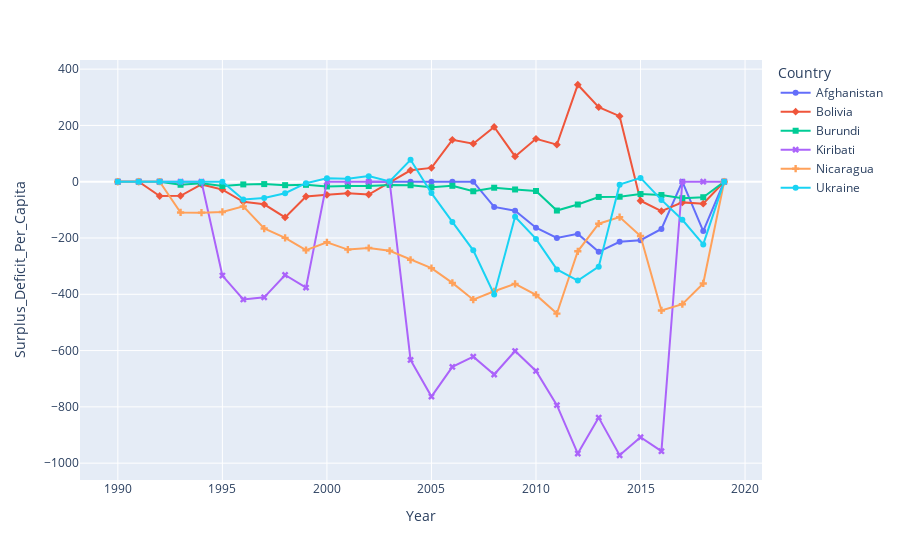

Notebook source saved alongside this figure:
### Code cell
fig4 = px.line(filtered_gdp_cont_pop_trade.loc[filtered_gdp_cont_pop_trade['Country'].isin(min_gdp2019_countries)], x='Year', y='Surplus_Deficit_Per_Capita', color='Country', symbol="Country")
fig4.show()

### Figure 1 — Plotly figure (JSON) as saved in the notebook; plotly's stock layout.template omitted (floating-point values rounded to 4 significant figures)
{"data": [{"hovertemplate": "Country=Afghanistan<br>Year=%{x}<br>Surplus_Deficit_Per_Capita=%{y}<extra></extra>", "legendgroup": "Afghanistan", "line": {"color": "#636efa", "dash": "solid"}, "marker": {"symbol": "circle"}, "mode": "markers+lines", "name": "Afghanistan", "orientation": "v", "showlegend": true, "type": "scatter", "x": [2002, 2003, 2004, 2005, 2006, 2007, 2008, 2009, 2010, 2011, 2012, 2013, 2014, 2015, 2016, 2017, 2018, 2019], "xaxis": "x", "y": [0, 0, 0, 0, 0, 0, -89.45, -103.3, -163.3, -199.7, -185.4, -249.1, -213.6, -207.8, -167.8, 0, -175.2, 0], "yaxis": "y"}, {"hovertemplate": "Country=Bolivia<br>Year=%{x}<br>Surplus_Deficit_Per_Capita=%{y}<extra></extra>", "legendgroup": "Bolivia", "line": {"color": "#EF553B", "dash": "solid"}, "marker": {"symbol": "diamond"}, "mode": "markers+lines", "name": "Bolivia", "orientation": "v", "showlegend": true, "type": "scatter", "x": [1990, 1991, 1992, 1993, 1994, 1995, 1996, 1997, 1998, 1999, 2000, 2001, 2002, 2003, 2004, 2005, 2006, 2007, 2008, 2009, 2010, 2011, 2012, 2013, 2014, 2015, 2016, 2017, 2018, 2019], "xaxis": "x", "y": [0, 0, -50.73, -50.32, -9.656, -28.21, -71.48, -80.26, -126.8, -52.5, -46.57, -41.33, -45.49, -3.798, 40.5, 49.19, 148.8, 135.0, 194.7, 89.81, 152.4, 131.8, 344.5, 264.8, 232.9, -67.66, -104.8, -73.44, -78.03, 0], "yaxis": "y"}, {"hovertemplate": "Country=Burundi<br>Year=%{x}<br>Surplus_Deficit_Per_Capita=%{y}<extra></extra>", "legendgroup": "Burundi", "line": {"color": "#00cc96", "dash": "solid"}, "marker": {"symbol": "square"}, "mode": "markers+lines", "name": "Burundi", "orientation": "v", "showlegend": true, "type": "scatter", "x": [1990, 1991, 1992, 1993, 1994, 1995, 1996, 1997, 1998, 1999, 2000, 2001, 2002, 2003, 2004, 2005, 2006, 2007, 2008, 2009, 2010, 2011, 2012, 2013, 2014, 2015, 2016, 2017, 2018, 2019], "xaxis": "x", "y": [0, 0, 0, -10.86, -5.382, -15.29, -9.575, -8.465, -12.24, -11.1, -16.83, -14.83, -15.26, -11.4, -12.62, -19.61, -14.53, -33.93, -21.34, -27.61, -32.95, -102.4, -81.0, -54.1, -53.37, -43.79, -47.32, -58.38, -55.1, 0], "yaxis": "y"}, {"hovertemplate": "Country=Kiribati<br>Year=%{x}<br>Surplus_Deficit_Per_Capita=%{y}<extra></extra>", "legendgroup": "Kiribati", "line": {"color": "#ab63fa", "dash": "solid"}, "marker": {"symbol": "x"}, "mode": "markers+lines", "name": "Kiribati", "orientation": "v", "showlegend": true, "type": "scatter", "x": [1990, 1991, 1992, 1993, 1994, 1995, 1996, 1997, 1998, 1999, 2000, 2001, 2002, 2003, 2004, 2005, 2006, 2007, 2008, 2009, 2010, 2011, 2012, 2013, 2014, 2015, 2016, 2017, 2018, 2019], "xaxis": "x", "y": [0, 0, 0, 0, 0, -333.5, -418.3, -410.8, -331.5, -376.3, 0, 0, 0, 0, -633.2, -763.3, -657.9, -621.5, -684.9, -601.7, -672.3, -794.0, -965.9, -838.2, -971.9, -908.0, -957.5, 0, 0, 0], "yaxis": "y"}, {"hovertemplate": "Country=Nicaragua<br>Year=%{x}<br>Surplus_Deficit_Per_Capita=%{y}<extra></extra>", "legendgroup": "Nicaragua", "line": {"color": "#FFA15A", "dash": "solid"}, "marker": {"symbol": "cross"}, "mode": "markers+lines", "name": "Nicaragua", "orientation": "v", "showlegend": true, "type": "scatter", "x": [1990, 1991, 1992, 1993, 1994, 1995, 1996, 1997, 1998, 1999, 2000, 2001, 2002, 2003, 2004, 2005, 2006, 2007, 2008, 2009, 2010, 2011, 2012, 2013, 2014, 2015, 2016, 2017, 2018, 2019], "xaxis": "x", "y": [0, 0, 0, -109.3, -110.0, -107.5, -87.73, -166.4, -199.4, -243.3, -215.3, -241.2, -235.5, -245.5, -277.7, -307.0, -359.5, -419.2, -389.4, -363.0, -402.3, -468.6, -247.2, -149.2, -125.8, -192.7, -457.5, -435.1, -361.5, 0], "yaxis": "y"}, {"hovertemplate": "Country=Ukraine<br>Year=%{x}<br>Surplus_Deficit_Per_Capita=%{y}<extra></extra>", "legendgroup": "Ukraine", "line": {"color": "#19d3f3", "dash": "solid"}, "marker": {"symbol": "circle"}, "mode": "markers+lines", "name": "Ukraine", "orientation": "v", "showlegend": true, "type": "scatter", "x": [1990, 1991, 1992, 1993, 1994, 1995, 1996, 1997, 1998, 1999, 2000, 2001, 2002, 2003, 2004, 2005, 2006, 2007, 2008, 2009, 2010, 2011, 2012, 2013, 2014, 2015, 2016, 2017, 2018, 2019], "xaxis": "x", "y": [0, 0, 0, 0, 0, 0, -63.32, -57.93, -40.98, -5.367, 12.62, 10.12, 19.83, 0.9753, 77.71, -40.39, -142.8, -243.8, -400.7, -124.4, -203.2, -311.6, -351.2, -301.8, -10.38, 13.6, -64.6, -135.1, -222.7, 0], "yaxis": "y"}], "layout": {"legend": {"title": {"text": "Country"}, "tracegroupgap": 0}, "margin": {"t": 60}, "xaxis": {"anchor": "y", "domain": [0, 1], "title": {"text": "Year"}}, "yaxis": {"anchor": "x", "domain": [0, 1], "title": {"text": "Surplus_Deficit_Per_Capita"}}}}
